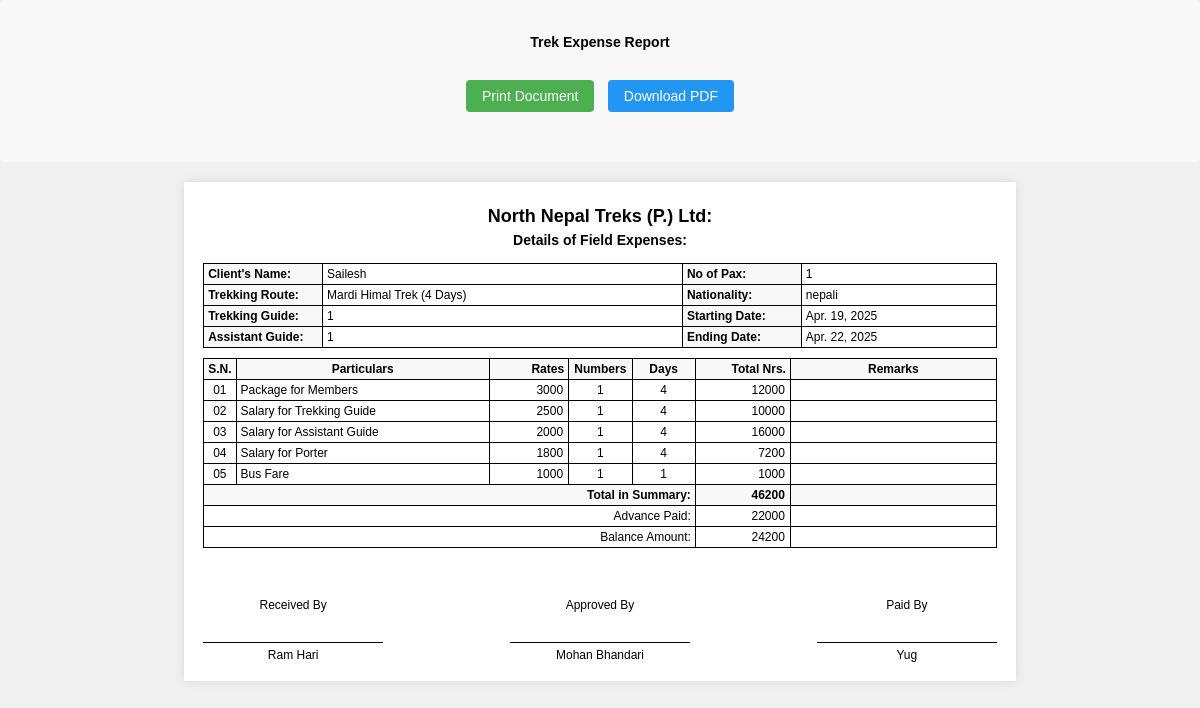
The page /expense/print/6/ on the database its author committed.
### treks/models.py (models this page shows, shortened)
class TrekkingExpense(models.Model):
    client_name = models.CharField(max_length=100)
    nationality = models.CharField(max_length=100)
    trekking_route = models.CharField(max_length=200)
    duration_days = models.IntegerField(validators=[MinValueValidator(1)])
    starting_date = models.DateField()
    ending_date = models.DateField()
    issue_date = models.DateField(default=timezone.now)
    package_rate = models.IntegerField(null=True, blank=True)
    package_numbers = models.IntegerField(null=True, blank=True)
    package_days = models.IntegerField(null=True, blank=True)
    trekking_guide = models.CharField(max_length=100)
    guide_salary_rate = models.IntegerField(null=True, blank=True)
    guide_salary_days = models.IntegerField(null=True, blank=True)
    assistant_guide = models.CharField(max_length=100, blank=True, null=True)
    assistant_guide_salary_rate = models.IntegerField(null=True, blank=True)
    assistant_guide_days = models.IntegerField(null=True, blank=True)
    porter_salary_rate = models.IntegerField(null=True, blank=True)
    porter_numbers = models.IntegerField(null=True, blank=True)
    porter_days = models.IntegerField(null=True, blank=True)
    extra_expenses = models.IntegerField(default=0)
    remarks = models.TextField(blank=True)
    guide_advance_amount = models.IntegerField(default=0)
    porter_advance_amount = models.IntegerField(default=0)
    package_advance_amount = models.IntegerField(default=0)
    misc_advance_amount = models.IntegerField(default=0)
    assistant_guide_amount = models.IntegerField(default=0) # Add this line
    advance_paid = models.IntegerField(default=0)
    balance_amount = models.IntegerField(default=0)
    received_by = models.CharField(max_length=100)
    approved_by = models.CharField(max_length=100)
    paid_by = models.CharField(max_length=100)
    guide_advance_remark = models.CharField(max_length=255, blank=True, default='')
    porter_advance_remark = models.CharField(max_length=255, blank=True, default='')
    package_advance_remark = models.CharField(max_length=255, blank=True, default='')
    misc_advance_remark = models.CharField(max_length=255, blank=True, default='')
    assistant_advance_remark = models.CharField(max_length=255, blank=True, default='')
    @property
    def package_total(self):
        if all(v is not None for v in [self.package_rate, self.package_numbers, self.package_days]):
            return self.package_rate * self.package_numbers * self.package_days
        return 0
    @property
    def guide_salary_total(self):
        if all(v is not None for v in [self.guide_salary_rate, self.guide_salary_days]):
            return self.guide_salary_rate * self.guide_salary_days
        return 0
    @property
    def porter_salary_total(self):
        if all(v is not None for v in [self.porter_salary_rate, self.porter_numbers, self.porter_days]):
            return self.porter_salary_rate * self.porter_numbers * self.porter_days
        return 0
    @property
    def assistant_guide_salary_total(self):
        total = sum(ag.salary_total for ag in self.assistant_guides.all())
        if self.assistant_guide_salary_rate and self.assistant_guide_days:
            total += self.assistant_guide_salary_rate * self.assistant_guide_days
        return total
    @property
    def additional_expenses_total(self):
        return sum(expense.total_amount for expense in self.additional_expenses.all())
    @property
    def total_amount(self):
        return (
            self.package_total +
            self.guide_salary_total +
            self.porter_salary_total +
            self.assistant_guide_salary_total +
            self.extra_expenses +
            self.additional_expenses_total
        )

class AdditionalExpense(models.Model):
    trekking_expense = models.ForeignKey(TrekkingExpense, related_name='additional_expenses', on_delete=models.CASCADE)
    sn_no = models.IntegerField(help_text="Serial Number (e.g., 5, 6)")
    particular = models.CharField(max_length=200)
    rate = models.IntegerField(null=True, blank=True)
    numbers = models.IntegerField(null=True, blank=True)
    days = models.IntegerField(null=True, blank=True)
    total_amount = models.IntegerField()
    remarks = models.CharField(max_length=200, blank=True)
    class Meta:
        ordering = ['sn_no']

class AssistantGuide(models.Model):
    trekking_expense = models.ForeignKey(TrekkingExpense, related_name='assistant_guides', on_delete=models.CASCADE)
    name = models.CharField(max_length=100)
    role = models.CharField(max_length=50, default="Assistant Guide")
    salary_rate = models.IntegerField(null=True, blank=True)
    salary_days = models.IntegerField(null=True, blank=True)
    count = models.PositiveIntegerField(default=1)  # <-- Add this line
    @property
    def salary_total(self):
        if self.salary_rate and self.salary_days and self.count:
            return self.salary_rate * self.salary_days * self.count
        return 0

### treks/views.py (the view)
# urls.py: path('expense/print/<int:pk>/', views.print_expense, name='print_expense'),
def print_expense(request, pk):
    expense = get_object_or_404(TrekkingExpense, pk=pk)
    expense_list = []
    current_sn = 1
    if expense.package_rate:
        expense_list.append({
            'sn': current_sn,
            'particular': 'Package for Members',
            'rate': expense.package_rate,
            'numbers': expense.package_numbers,
            'days': expense.package_days,
            'total': expense.package_total,
            'remarks': ''
        })
        current_sn += 1
    if expense.guide_salary_rate:
        expense_list.append({
            'sn': current_sn,
            'particular': 'Salary for Trekking Guide',
            'rate': expense.guide_salary_rate,
            'numbers': 1,
            'days': expense.guide_salary_days,
            'total': expense.guide_salary_total,
            'remarks': ''
        })
        current_sn += 1
    if expense.assistant_guide_salary_rate:
        expense_list.append({
            'sn': current_sn,
            'particular': 'Salary for Assistant Guide',
            'rate': expense.assistant_guide_salary_rate,
            'numbers': 1,
            'days': expense.assistant_guide_days,
            'total': expense.assistant_guide_salary_total,
            'remarks': ''
        })
        current_sn += 1
    if expense.porter_salary_rate:
        expense_list.append({
            'sn': current_sn,
            'particular': 'Salary for Porter',
            'rate': expense.porter_salary_rate,
            'numbers': expense.porter_numbers,
            'days': expense.porter_days,
            'total': expense.porter_salary_total,
            'remarks': ''
        })
        current_sn += 1
    for add_expense in expense.additional_expenses.all():
        expense_list.append({
            'sn': current_sn,
            'particular': add_expense.particular,
            'rate': add_expense.rate,
            'numbers': add_expense.numbers,
            'days': add_expense.days,
            'total': add_expense.total_amount,
            'remarks': add_expense.remarks
        })
        current_sn += 1
    return render(request, 'treks/print_expense.html', {
        'expense': expense,
        'expense_list': expense_list,
    })

### treks/templates/treks/print_expense.html (shortened to what this page needs)
<!DOCTYPE html>
<html>
<head>
</head>
<body>
    <div class="screen-only no-print">
        <h3>Trek Expense Report</h3>
        <div class="action-buttons">
            <button onclick="window.print()" class="btn btn-print">Print Document</button>
            <a href="{% url 'treks:download_expense_pdf' expense.id %}" class="btn btn-download">Download PDF</a>
        </div>
    </div>
    <div class="print-area">
        <div class="header">
            <h2>North Nepal Treks (P.) Ltd:</h2>
            <h3>Details of Field Expenses:</h3>
        </div>
        <table class="info-table">
            <tr>
                <th>Client's Name:</th>
                <td>{{ expense.client_name }}</td>
                <th>No of Pax:</th>
                <td>{{ expense.package_numbers }}</td>
            </tr>
            <tr>
                <th>Trekking Route:</th>
                <td>{{ expense.trekking_route }} ({{ expense.duration_days }} Days)</td>
                <th>Nationality:</th>
                <td>{{ expense.nationality }}</td>
            </tr>
            <tr>
                <th>Trekking Guide:</th>
                <td>{{ expense.trekking_guide }}</td>
                <th>Starting Date:</th>
                <td>{{ expense.starting_date|date:"M. d, Y" }}</td>
            </tr>
            <tr>
                <th>Assistant Guide:</th>
                <td>{{ expense.assistant_guide|default:"" }}</td>
                <th>Ending Date:</th>
                <td>{{ expense.ending_date|date:"M. d, Y" }}</td>
            </tr>
        </table>
        <table class="expense-table">
            <thead>
                <tr>
                    <th class="sno">S.N.</th>
                    <th class="particulars">Particulars</th>
                    <th class="rates">Rates</th>
                    <th class="numbers">Numbers</th>
                    <th class="days">Days</th>
                    <th class="total">Total Nrs.</th>
                    <th class="remarks">Remarks</th>
                </tr>
            </thead>
            <tbody>
                {% for exp in expense_list %}
                <tr>
                    <td class="sno">{% if exp.sn < 10 %}0{% endif %}{{ exp.sn }}</td>
                    <td>{{ exp.particular }}</td>
                    <td class="amount">{{ exp.rate|default_if_none:'' }}</td>
                    <td class="numbers">{{ exp.numbers|default_if_none:'' }}</td>
                    <td class="numbers">{{ exp.days|default_if_none:'' }}</td>
                    <td class="amount">{{ exp.total }}</td>
                    <td>{{ exp.remarks }}</td>
                </tr>
                {% endfor %}
            </tbody>
            <tfoot>
                <tr class="total-row">
                    <td colspan="5" style="text-align: right"><strong>Total in Summary:</strong></td>
                    <td class="amount"><strong>{{ expense.total_amount }}</strong></td>
                    <td>{{ expense.remarks }}</td>
                </tr>
                <tr>
                    <td colspan="5" style="text-align: right">Advance Paid:</td>
                    <td class="amount">{{ expense.advance_paid }}</td>
                    <td></td>
                </tr>
                <tr>
                    <td colspan="5" style="text-align: right">Balance Amount:</td>
                    <td class="amount">{{ expense.balance_amount }}</td>
                    <td></td>
                </tr>
            </tfoot>
        </table>
        <div class="signatures">
            <div class="signature-box">
                <div class="signature-role">Received By</div>
                <div class="signature-line"></div>
                <div class="signature-name">{{ expense.received_by }}</div>
            </div>
            <div class="signature-box">
                <div class="signature-role">Approved By</div>
                <div class="signature-line"></div>
                <div class="signature-name">{{ expense.approved_by }}</div>
            </div>
            <div class="signature-box">
                <div class="signature-role">Paid By</div>
                <div class="signature-line"></div>
                <div class="signature-name">{{ expense.paid_by }}</div>
            </div>
        </div>
</body>
</html>

### treks/templates/treks/print_expense.html (style rules this page uses)
body { font-family: Arial, sans-serif; font-size: 12px; margin: 0; padding: 0; background-color: #f0f0f0; }
.print-area { background-color: white; max-width: 21cm; margin: 20px auto; padding: 0.5cm; box-shadow: 0 0 10px rgba(0,0,0,0.1); }
.header { text-align: center; margin-bottom: 15px; }
.header h2, .header h3 { margin: 5px 0; }
table { width: 100%; border-collapse: collapse; margin-bottom: 10px; background-color: white; }
th, td { border: 1px solid black; padding: 3px 4px; font-size: 12px; }
.info-table th { width: 15%; text-align: left; background-color: #f8f8f8; }
.expense-table { margin-top: 5px; }
.expense-table th { background-color: #f8f8f8; font-weight: bold; }
.expense-table .sno { width: 4%; text-align: center; }
.expense-table .particulars { width: 32%; }
.expense-table .rates { width: 10%; text-align: right; }
.expense-table .numbers { width: 8%; text-align: center; }
.expense-table .days { width: 6%; text-align: center; }
.expense-table .total { width: 12%; text-align: right; }
.expense-table .remarks { width: 28%; }
.amount { text-align: right; padding-right: 5px; }
.total-row { font-weight: bold; background-color: #f8f8f8; }
.signatures { margin-top: 50px; display: flex; justify-content: space-between; page-break-inside: avoid; }
.signature-box { text-align: center; width: 180px; }
.signature-role { margin-bottom: 30px; }
.signature-line { border-top: 1px solid black; }
.signature-name { margin-top: 5px; }
.action-buttons { text-align: center; margin: 20px 0; padding: 10px; }
.btn { padding: 8px 16px; margin: 0 5px; border: none; border-radius: 4px; cursor: pointer; font-size: 14px; color: white; text-decoration: none; display: inline-block; }
.btn-print { background-color: #4CAF50; }
.btn-download { background-color: #2196F3; }
@media screen { .screen-only { background-color: #f8f8f8; padding: 20px; margin-bottom: 20px; border-radius: 4px; text-align: center; } }

### rows shown on the page
TrekkingExpense: client_name "Sailesh", package_numbers "1", trekking_route "Mardi Himal Trek", duration_days "4", nationality "nepali", trekking_guide "1", starting_date "Apr. 19, 2025", assistant_guide "1", ending_date "Apr. 22, 2025", sn "1", particular "Package for Members", rate "3000", numbers "1", days "4", total "12000", sn "2", particular "Salary for Trekking Guide", rate "2500", total "10000", sn "4", particular "Salary for Porter", rate "1800", total "7200", total_amount "46200", advance_paid "22000", balance_amount "24200", received_by "Ram Hari", approved_by "Mohan Bhandari", paid_by "Yug"
AdditionalExpense: particular "Bus Fare"

### other values the page prints
{{ exp.sn }} "3" "5"
{{ exp.particular }} "Salary for Assistant Guide"
{{ exp.rate|default_if_none:'' }} "2000" "1000"
{{ exp.numbers|default_if_none:'' }} "1" "1"
{{ exp.days|default_if_none:'' }} "4" "1"
{{ exp.total }} "16000" "1000"
